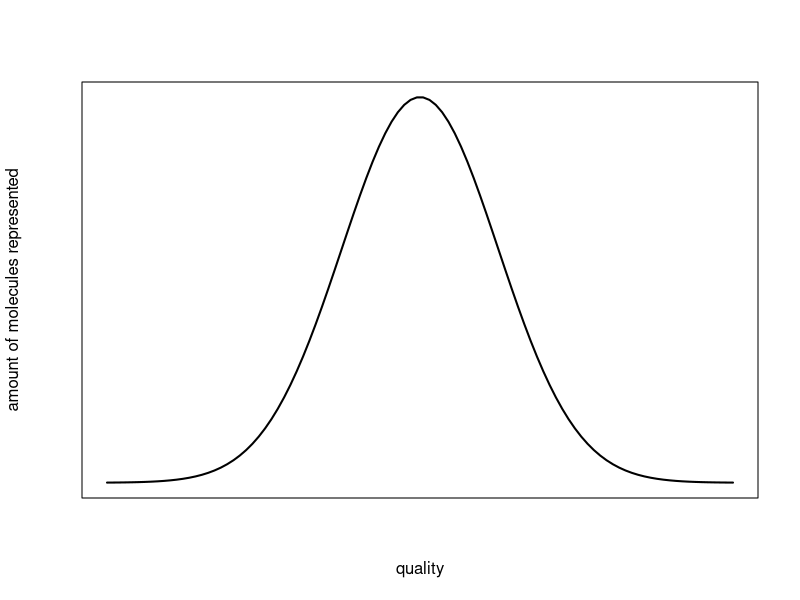
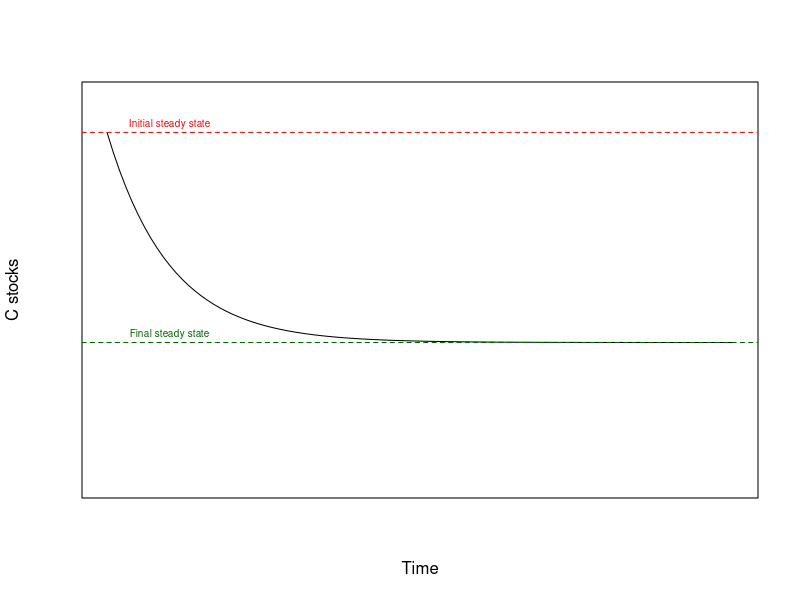

R code for these plots, in order:
## ---- chunk 1
knitr::opts_chunk$set(echo = FALSE)
## ---- chunk 2
x <- seq(-4, 4, length=100)

#create a vector of values that shows the height of the probability distribution
#for each value in x
y <- dnorm(x)

#plot x and y as a scatterplot with connected lines (type = "l") and add
#an x-axis with custom labels
plot(x,y, type = "l", lwd = 2, axes = FALSE, xlab = "quality", ylab = "amount of molecules represented")
box()

## ---- chunk 3
X_0=50
k=0.1
tim=seq(1:100)
L=2
X=c(X_0,(L/k)*(1-exp(-k*tim))+X_0*exp(-k*tim))

plot(c(0,tim), X, type="l", ylim=c(0,55), ylab="C stocks", xlab="Time", yaxt="n", xaxt="n")
abline(h=X_0, lty=2, col="red")
text(10,X_0+1.2, "Initial steady state", col="red", cex=0.6)
abline(h=L/k, lty=2, col="darkgreen")
text(10,L/k+1.2, "Final steady state", col="darkgreen", cex=0.6)

## ---- chunk 4

df <- data.frame (first_column  = c("$I+\\xi \\cdot A \\cdot C_{(t)}$", "$I+\\xi \\cdot A (C_{(t)}) \\cdot C_{(t)}$"),
                  second_column = c("$I+\\xi_{(t)} \\cdot A \\cdot C_{(t)}$", "$I+\\xi (t) \\cdot A (C_{(t)}) \\cdot C_{(t)}$")
                  )
colnames(df)<-c("Autonomous", "Non-autonomous")
rownames(df)<-c("Linear", "Non-linear")
  
knitr::kable(df)
